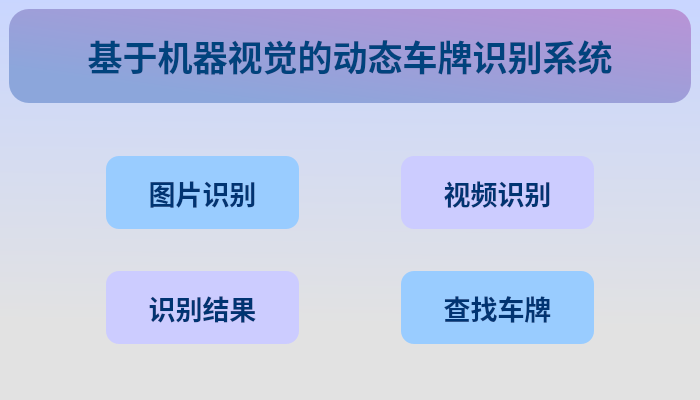
<?xml version="1.0" encoding="UTF-8"?>
<ui version="4.0">
 <class>MainWindow</class>
 <widget class="QMainWindow" name="MainWindow">
  <property name="geometry">
   <rect>
    <x>0</x>
    <y>0</y>
    <width>700</width>
    <height>400</height>
   </rect>
  </property>
  <property name="windowTitle">
   <string>MainWindow</string>
  </property>
  <property name="styleSheet">
   <string notr="true">background-color: qlineargradient(spread:pad, x1:0.483, y1:0, x2:0.463, y2:1, stop:0 #c9d6ff, stop:0.81592 #e2e2e2);</string>
  </property>
  <widget class="QWidget" name="centralwidget">
   <layout class="QVBoxLayout" name="verticalLayout_6">
    <item>
     <layout class="QVBoxLayout" name="verticalLayout_5" stretch="2,1,4,1">
      <item>
       <widget class="QLabel" name="label">
        <property name="font">
         <font>
          <family>楷体</family>
          <pointsize>26</pointsize>
          <weight>75</weight>
          <bold>true</bold>
         </font>
        </property>
        <property name="styleSheet">
         <string notr="true">background-color: qlineargradient(spread:pad, x1:1, y1:0, x2:0, y2:1, stop:0 #b993d6, stop:0.81592 #8ca6db);border-radius:20px;color:rgb(0, 67, 125)</string>
        </property>
        <property name="text">
         <string>基于机器视觉的动态车牌识别系统</string>
        </property>
        <property name="alignment">
         <set>Qt::AlignCenter</set>
        </property>
       </widget>
      </item>
      <item>
       <spacer name="verticalSpacer">
        <property name="orientation">
         <enum>Qt::Vertical</enum>
        </property>
        <property name="sizeHint" stdset="0">
         <size>
          <width>20</width>
          <height>40</height>
         </size>
        </property>
       </spacer>
      </item>
      <item>
       <layout class="QHBoxLayout" name="horizontalLayout_2" stretch="1,2,1,2,1">
        <item>
         <spacer name="horizontalSpacer_4">
          <property name="orientation">
           <enum>Qt::Horizontal</enum>
          </property>
          <property name="sizeHint" stdset="0">
           <size>
            <width>40</width>
            <height>20</height>
           </size>
          </property>
         </spacer>
        </item>
        <item>
         <layout class="QVBoxLayout" name="verticalLayout_4" stretch="2,1,2">
          <item>
           <widget class="QPushButton" name="photos">
            <property name="sizePolicy">
             <sizepolicy hsizetype="Minimum" vsizetype="Minimum">
              <horstretch>0</horstretch>
              <verstretch>0</verstretch>
             </sizepolicy>
            </property>
            <property name="minimumSize">
             <size>
              <width>20</width>
              <height>50</height>
             </size>
            </property>
            <property name="font">
             <font>
              <family>楷体</family>
              <pointsize>20</pointsize>
              <weight>75</weight>
              <bold>true</bold>
             </font>
            </property>
            <property name="styleSheet">
             <string notr="true">background-color:#99CCFF;border-radius:13px;color:#003472;</string>
            </property>
            <property name="text">
             <string>图片识别</string>
            </property>
           </widget>
          </item>
          <item>
           <spacer name="verticalSpacer_5">
            <property name="orientation">
             <enum>Qt::Vertical</enum>
            </property>
            <property name="sizeHint" stdset="0">
             <size>
              <width>20</width>
              <height>40</height>
             </size>
            </property>
           </spacer>
          </item>
          <item>
           <widget class="QPushButton" name="open">
            <property name="sizePolicy">
             <sizepolicy hsizetype="Minimum" vsizetype="Minimum">
              <horstretch>0</horstretch>
              <verstretch>0</verstretch>
             </sizepolicy>
            </property>
            <property name="minimumSize">
             <size>
              <width>20</width>
              <height>50</height>
             </size>
            </property>
            <property name="font">
             <font>
              <family>楷体</family>
              <pointsize>20</pointsize>
              <weight>75</weight>
              <bold>true</bold>
             </font>
            </property>
            <property name="styleSheet">
             <string notr="true">background-color: #CCCCFF;border-radius:13px;color:#003472;</string>
            </property>
            <property name="text">
             <string>识别结果</string>
            </property>
           </widget>
          </item>
         </layout>
        </item>
        <item>
         <spacer name="horizontalSpacer_5">
          <property name="orientation">
           <enum>Qt::Horizontal</enum>
          </property>
          <property name="sizeHint" stdset="0">
           <size>
            <width>40</width>
            <height>20</height>
           </size>
          </property>
         </spacer>
        </item>
        <item>
         <layout class="QVBoxLayout" name="verticalLayout_3" stretch="2,1,2">
          <item>
           <widget class="QPushButton" name="video">
            <property name="sizePolicy">
             <sizepolicy hsizetype="Minimum" vsizetype="Minimum">
              <horstretch>0</horstretch>
              <verstretch>0</verstretch>
             </sizepolicy>
            </property>
            <property name="minimumSize">
             <size>
              <width>20</width>
              <height>50</height>
             </size>
            </property>
            <property name="font">
             <font>
              <family>楷体</family>
              <pointsize>20</pointsize>
              <weight>75</weight>
              <bold>true</bold>
             </font>
            </property>
            <property name="styleSheet">
             <string notr="true">background-color: #CCCCFF;border-radius:13px;color:#003472;</string>
            </property>
            <property name="text">
             <string>视频识别</string>
            </property>
           </widget>
          </item>
          <item>
           <spacer name="verticalSpacer_6">
            <property name="orientation">
             <enum>Qt::Vertical</enum>
            </property>
            <property name="sizeHint" stdset="0">
             <size>
              <width>20</width>
              <height>40</height>
             </size>
            </property>
           </spacer>
          </item>
          <item>
           <widget class="QPushButton" name="select">
            <property name="sizePolicy">
             <sizepolicy hsizetype="Minimum" vsizetype="Minimum">
              <horstretch>0</horstretch>
              <verstretch>0</verstretch>
             </sizepolicy>
            </property>
            <property name="minimumSize">
             <size>
              <width>20</width>
              <height>50</height>
             </size>
            </property>
            <property name="font">
             <font>
              <family>楷体</family>
              <pointsize>20</pointsize>
              <weight>75</weight>
              <bold>true</bold>
             </font>
            </property>
            <property name="styleSheet">
             <string notr="true">background-color:#99CCFF;border-radius:13px;color:#003472;</string>
            </property>
            <property name="text">
             <string>查找车牌</string>
            </property>
           </widget>
          </item>
         </layout>
        </item>
        <item>
         <spacer name="horizontalSpacer_6">
          <property name="orientation">
           <enum>Qt::Horizontal</enum>
          </property>
          <property name="sizeHint" stdset="0">
           <size>
            <width>40</width>
            <height>20</height>
           </size>
          </property>
         </spacer>
        </item>
       </layout>
      </item>
      <item>
       <spacer name="verticalSpacer_2">
        <property name="orientation">
         <enum>Qt::Vertical</enum>
        </property>
        <property name="sizeHint" stdset="0">
         <size>
          <width>20</width>
          <height>40</height>
         </size>
        </property>
       </spacer>
      </item>
     </layout>
    </item>
   </layout>
  </widget>
 </widget>
 <resources/>
 <connections/>
</ui>
